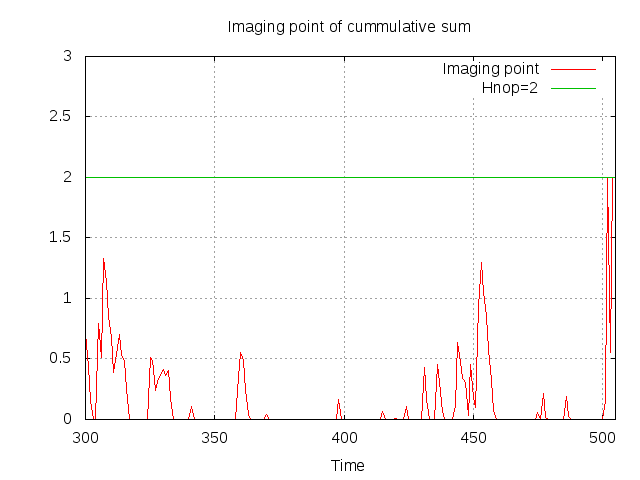

gnuplot code for this plot:
set grid
set title "Imaging point of cummulative sum"
set output "cusum2.png"
set terminal png
set xlabel "Time"
plot [300:505] [0:3] 'cusum2.dat' t "Imaging point" w l, 2 t "Hnop=2" w l
reset
